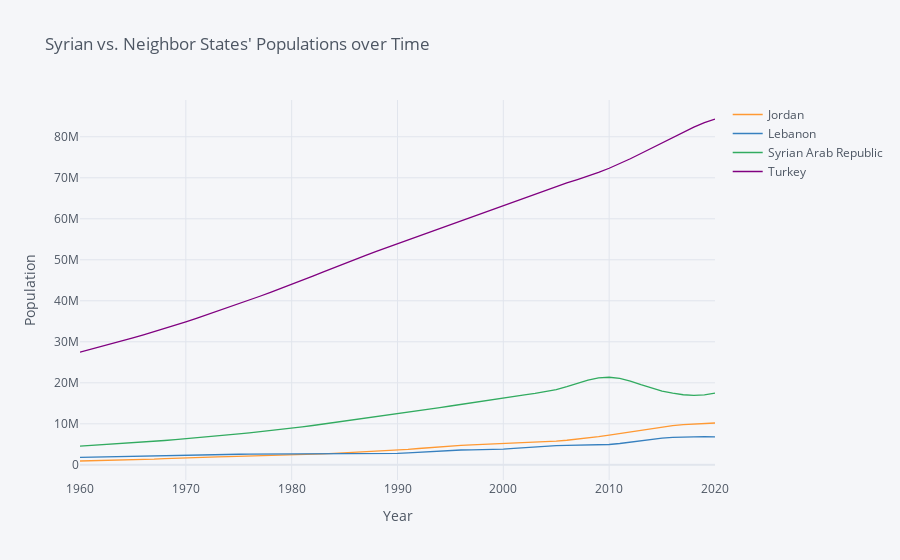

This figure's notebook cell:
### Markdown cell above
The code below graphs the total population of Syria, Turkey, Jordon, and Lebanon between the years 1960 and 2020.

### Code cell
variable_labels_pop = {"SP.POP.TOTL":"Population"}

# Three letter codes come from wbdata.get_country()
countries = {"SYR":"Syrian Pop",
             "TUR":"Turkey Pop",
             "JOR": "Jordan Pop",
             "LBN": "Lebanon"
            }

df = wbdata.get_dataframe(variable_labels_pop, country = countries).squeeze()

df = df.unstack('country')

# Date index is of type string; change to integers
df.index = df.index.astype(int)

# Differences (over time) in logs give us growth rates
df.iplot(title="Syrian vs. Neighbor States' Populations over Time",
                        yTitle="Population",xTitle='Year')
